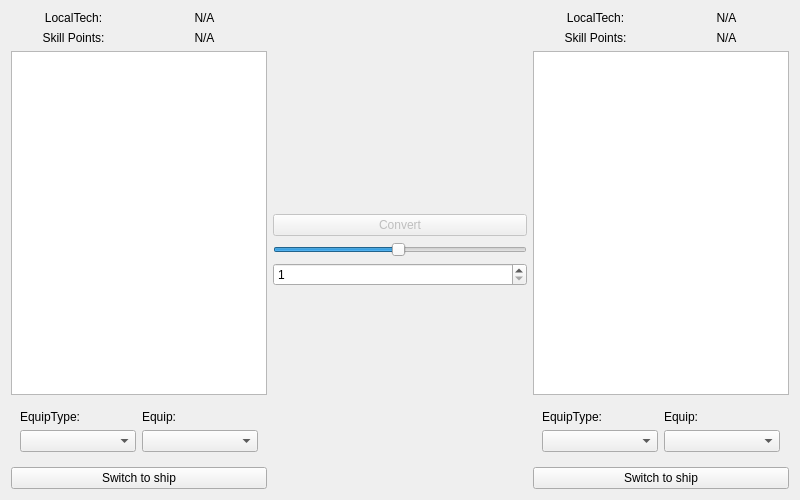
<?xml version="1.0" encoding="UTF-8"?>
<ui version="4.0" idbasedtr="true">
 <class>NavalAcademyView</class>
 <widget class="QFrame" name="NavalAcademyView">
  <property name="geometry">
   <rect>
    <x>0</x>
    <y>0</y>
    <width>800</width>
    <height>500</height>
   </rect>
  </property>
  <property name="windowTitle">
   <string>Frame</string>
  </property>
  <layout class="QHBoxLayout" name="horizontalLayout">
   <item>
    <layout class="QVBoxLayout" name="leftPanel">
     <item>
      <layout class="QHBoxLayout" name="leftTechLayout">
       <item>
        <widget class="QLabel" name="leftTechLabel">
         <property name="text">
          <string id="navalacademy-localtech">LocalTech:</string>
         </property>
         <property name="alignment">
          <set>Qt::AlignCenter</set>
         </property>
        </widget>
       </item>
       <item>
        <widget class="QLabel" name="leftTechValue">
         <property name="text">
          <string id="navalacademy-na">N/A</string>
         </property>
         <property name="alignment">
          <set>Qt::AlignCenter</set>
         </property>
        </widget>
       </item>
      </layout>
     </item>
     <item>
      <layout class="QHBoxLayout" name="leftSkillLayout">
       <item>
        <widget class="QLabel" name="leftSkillLabel">
         <property name="text">
          <string id="navalacademy-skillpoints">Skill Points:</string>
         </property>
         <property name="alignment">
          <set>Qt::AlignCenter</set>
         </property>
        </widget>
       </item>
       <item>
        <widget class="QLabel" name="leftSkillValue">
         <property name="text">
          <string id="navalacademy-na">N/A</string>
         </property>
         <property name="alignment">
          <set>Qt::AlignCenter</set>
         </property>
        </widget>
       </item>
      </layout>
     </item>
     <item>
      <widget class="QTableWidget" name="leftViewTable"/>
     </item>
     <item>
      <widget class="QWidget" name="leftEquipChoice" native="true">
       <layout class="QGridLayout" name="leftGridLayout">
        <item row="0" column="0">
         <widget class="QLabel" name="leftLabelType">
          <property name="text">
           <string id="navalacademy-equip-type">EquipType:</string>
          </property>
         </widget>
        </item>
        <item row="0" column="1">
         <widget class="QLabel" name="leftLabelEquip">
          <property name="text">
           <string id="navalacademy-equip">Equip:</string>
          </property>
         </widget>
        </item>
        <item row="1" column="0">
         <widget class="QComboBox" name="srcListType1">
          <property name="sizePolicy">
           <sizepolicy hsizetype="Preferred" vsizetype="Fixed">
            <horstretch>2</horstretch>
            <verstretch>0</verstretch>
           </sizepolicy>
          </property>
         </widget>
        </item>
        <item row="1" column="1">
         <widget class="QComboBox" name="srcEquipCombo">
          <property name="sizePolicy">
           <sizepolicy hsizetype="Preferred" vsizetype="Fixed">
            <horstretch>2</horstretch>
            <verstretch>0</verstretch>
           </sizepolicy>
          </property>
         </widget>
        </item>
       </layout>
      </widget>
     </item>
     <item>
      <widget class="QPushButton" name="srcShipToggle">
       <property name="text">
        <string id="navalacademy-toship">Switch to ship</string>
       </property>
      </widget>
     </item>
    </layout>
   </item>
   <item>
    <layout class="QVBoxLayout" name="centerPanel">
     <item>
      <spacer name="verticalSpacerTop">
       <property name="orientation">
        <enum>Qt::Vertical</enum>
       </property>
       <property name="sizeHint" stdset="0">
        <size>
         <width>20</width>
         <height>40</height>
        </size>
       </property>
      </spacer>
     </item>
     <item>
      <widget class="QPushButton" name="convertButton">
       <property name="text">
        <string id="navalacademy-convert">Convert</string>
       </property>
       <property name="enabled">
        <bool>false</bool>
       </property>
      </widget>
     </item>
     <item>
      <widget class="QSlider" name="amountSlider">
       <property name="orientation">
        <enum>Qt::Horizontal</enum>
       </property>
       <property name="minimum">
        <number>1</number>
       </property>
       <property name="maximum">
        <number>100</number>
       </property>
       <property name="value">
        <number>50</number>
       </property>
      </widget>
     </item>
     <item>
      <widget class="QSpinBox" name="amountSpinBox">
       <property name="minimum">
        <number>1</number>
       </property>
       <property name="maximum">
        <number>1000000</number>
       </property>
       <property name="value">
        <number>1</number>
       </property>
      </widget>
     </item>
     <item>
      <spacer name="verticalSpacerBottom">
       <property name="orientation">
        <enum>Qt::Vertical</enum>
       </property>
       <property name="sizeHint" stdset="0">
        <size>
         <width>20</width>
         <height>40</height>
        </size>
       </property>
      </spacer>
     </item>
    </layout>
   </item>
   <item>
    <layout class="QVBoxLayout" name="rightPanel">
     <item>
      <layout class="QHBoxLayout" name="rightTechLayout">
       <item>
        <widget class="QLabel" name="rightTechLabel">
         <property name="text">
          <string id="navalacademy-localtech">LocalTech:</string>
         </property>
         <property name="alignment">
          <set>Qt::AlignCenter</set>
         </property>
        </widget>
       </item>
       <item>
        <widget class="QLabel" name="rightTechValue">
         <property name="text">
          <string id="navalacademy-na">N/A</string>
         </property>
         <property name="alignment">
          <set>Qt::AlignCenter</set>
         </property>
        </widget>
       </item>
      </layout>
     </item>
     <item>
      <layout class="QHBoxLayout" name="rightSkillLayout">
       <item>
        <widget class="QLabel" name="rightSkillLabel">
         <property name="text">
          <string id="navalacademy-skillpoints">Skill Points:</string>
         </property>
         <property name="alignment">
          <set>Qt::AlignCenter</set>
         </property>
        </widget>
       </item>
       <item>
        <widget class="QLabel" name="rightSkillValue">
         <property name="text">
          <string id="navalacademy-na">N/A</string>
         </property>
         <property name="alignment">
          <set>Qt::AlignCenter</set>
         </property>
        </widget>
       </item>
      </layout>
     </item>
     <item>
      <widget class="QTableWidget" name="rightViewTable"/>
     </item>
     <item>
      <widget class="QWidget" name="rightEquipChoice" native="true">
       <layout class="QGridLayout" name="rightGridLayout">
        <item row="0" column="0">
         <widget class="QLabel" name="rightLabelType">
          <property name="text">
           <string id="navalacademy-equip-type">EquipType:</string>
          </property>
         </widget>
        </item>
        <item row="0" column="1">
         <widget class="QLabel" name="rightLabelEquip">
          <property name="text">
           <string id="navalacademy-equip">Equip:</string>
          </property>
         </widget>
        </item>
        <item row="1" column="0">
         <widget class="QComboBox" name="dstListType1">
          <property name="sizePolicy">
           <sizepolicy hsizetype="Preferred" vsizetype="Fixed">
            <horstretch>2</horstretch>
            <verstretch>0</verstretch>
           </sizepolicy>
          </property>
         </widget>
        </item>
        <item row="1" column="1">
         <widget class="QComboBox" name="dstEquipCombo">
          <property name="sizePolicy">
           <sizepolicy hsizetype="Preferred" vsizetype="Fixed">
            <horstretch>2</horstretch>
            <verstretch>0</verstretch>
           </sizepolicy>
          </property>
         </widget>
        </item>
       </layout>
      </widget>
     </item>
     <item>
      <widget class="QPushButton" name="dstShipToggle">
       <property name="text">
        <string id="navalacademy-toship">Switch to ship</string>
       </property>
      </widget>
     </item>
    </layout>
   </item>
  </layout>
 </widget>
 <resources/>
 <connections/>
</ui>
